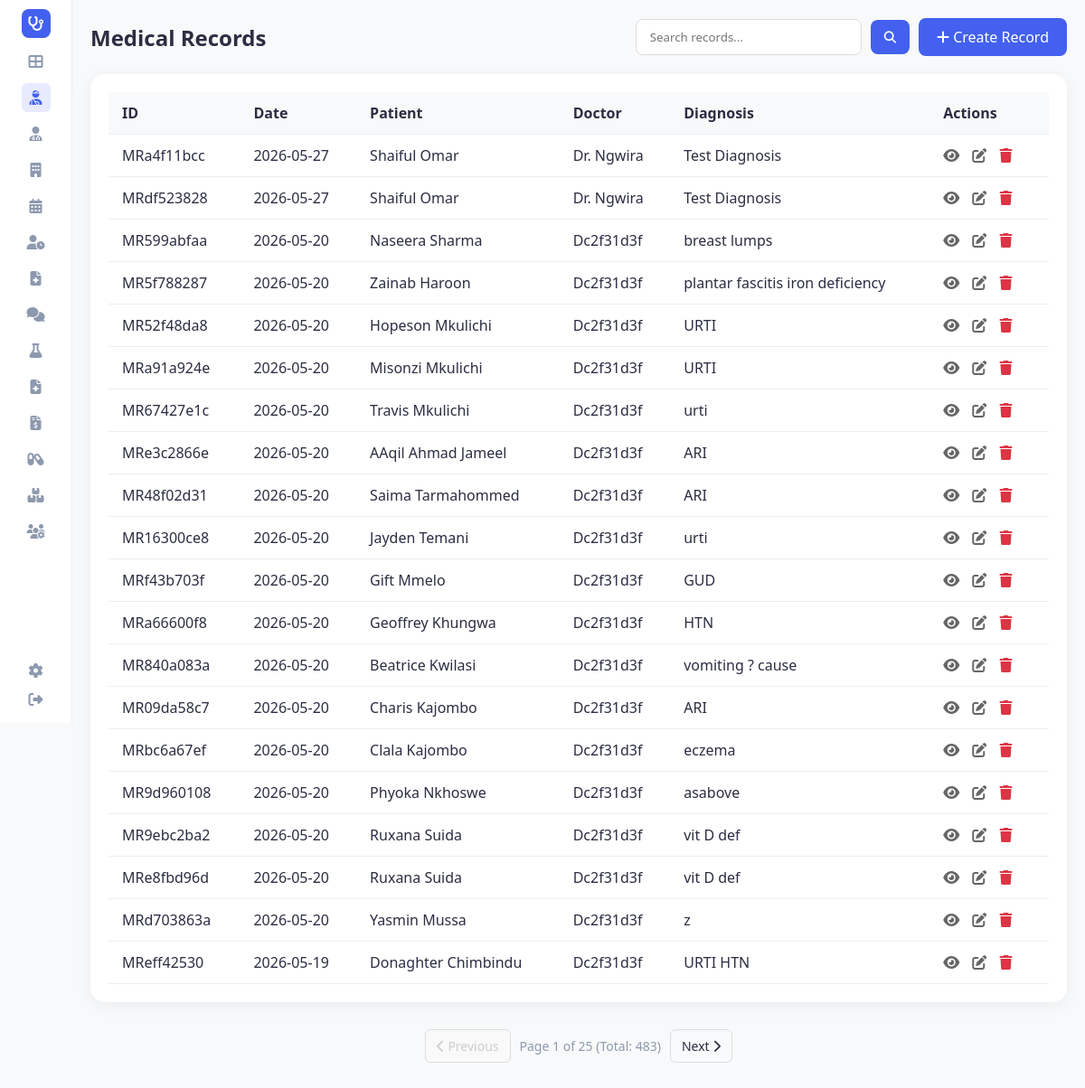
Page /medical_records (signed in) on the committed database.
### tables this page shows
CREATE TABLE medical_records (
                record_id TEXT PRIMARY KEY,
                patient_id TEXT,
                doctor_id TEXT,
                date TEXT,
                consult_reason TEXT,
                diagnosis TEXT,
                treatment TEXT,
                prescriptions TEXT,
                notes TEXT,
                details TEXT, is_deleted INTEGER DEFAULT 0, deleted_at TEXT,
                FOREIGN KEY (patient_id) REFERENCES patients(patient_id),
                FOREIGN KEY (doctor_id) REFERENCES doctors(doctor_id)
            );

### app.py (the view)
@app.route('/medical_records')
def medical_records():
    page = request.args.get('page', 1, type=int)
    search_term = request.args.get('search', '').strip()
    per_page = 20
    conn = hms.db.get_connection()
    cursor = conn.cursor()
    if search_term:
        search_value = f"%{search_term}%"
        cursor.execute("""
            SELECT * FROM medical_records
            WHERE record_id LIKE ? OR patient_id LIKE ? OR diagnosis LIKE ?
            ORDER BY date DESC LIMIT ? OFFSET ?
        """, (search_value, search_value, search_value, per_page, (page - 1) * per_page))
        rows = cursor.fetchall()
        cursor.execute("""
            SELECT COUNT(*) FROM medical_records
            WHERE record_id LIKE ? OR patient_id LIKE ? OR diagnosis LIKE ?
        """, (search_value, search_value, search_value))
        total_count = cursor.fetchone()[0]
    else:
        cursor.execute("SELECT * FROM medical_records ORDER BY date DESC LIMIT ? OFFSET ?",
                       (per_page, (page - 1) * per_page))
        rows = cursor.fetchall()
        cursor.execute("SELECT COUNT(*) FROM medical_records")
        total_count = cursor.fetchone()[0]
    conn.close()
    records_list = [hms.db._row_to_obj(MedicalRecord, row) for row in rows]
    for record in records_list:
        p = hms.get_patient(record.patient_id)
        d = hms.get_doctor(record.doctor_id)
        record.patient_name = f"{p.first_name} {p.last_name}" if p else record.patient_id
        record.doctor_name = f"Dr. {d.last_name}" if d else record.doctor_id
    total_pages = math.ceil(total_count / per_page) if total_count else 1
    return render_template('medical_records.html', records=records_list, page=page,
                           total_pages=total_pages, total_count=total_count,
                           search_term=search_term, active_page='patients')

### app.py (called while the page is built)
@app.before_request
def require_login():
    allowed_routes = ['login', 'register', 'static']
    if request.endpoint not in allowed_routes and 'user_id' not in session:
        return redirect(url_for('login'))

@app.context_processor
def inject_user():
    username = session.get('username')
    role = session.get('role')
    unread = 0
    if username:
        unread = hms.get_unread_count(username, role)
    return dict(current_user=username, current_role=role, unread_messages_count=unread, hms=hms)

### database/db_manager.py (called while the page is built)
    def get_connection(self):
        conn = sqlite3.connect(self.db_file)
        conn.row_factory = sqlite3.Row
        return conn

    def _row_to_obj(self, cls: Type[T], row: sqlite3.Row) -> T:
        d = dict(row)
        for field in fields(cls):
            if field.type in (dict, Dict[str, Any], list, List[Any]) and d.get(field.name):
                try:
                    d[field.name] = json.loads(d[field.name])
                except:
                    pass
            elif field.type == bool and field.name in d:
                d[field.name] = bool(d[field.name])
        allowed = {f.name for f in fields(cls)}
        filtered = {k: v for k, v in d.items() if k in allowed}
        return cls(**filtered)

    def get_by_id(self, cls: Type[T], table: str, id_value: str, id_field: str) -> Optional[T]:
        try:
            conn = self.get_connection()
            cursor = conn.cursor()
            cursor.execute(f"SELECT * FROM {table} WHERE {id_field} = ?", (id_value,))
            row = cursor.fetchone()
            conn.close()
            return self._row_to_obj(cls, row) if row else None
        except Exception as e:
            print(f"Error getting from {table}: {e}")
            return None

### main.py (called while the page is built)
    def get_patient(self, patient_id: str) -> Optional[Patient]:
        return self.db.get_by_id(Patient, 'patients', patient_id, 'patient_id')

    def get_doctor(self, doctor_id: str) -> Optional[Doctor]:
        return self.db.get_by_id(Doctor, 'doctors', doctor_id, 'doctor_id')

    def get_unread_count(self, user_id: str, role: str) -> int:
        conn = self.db.get_connection()
        cursor = conn.cursor()
        cursor.execute("""
            SELECT COUNT(*) FROM messages
            WHERE is_read = 0 AND (recipient_id = ? OR recipient_id = ? OR recipient_id = 'all')
        """, (user_id, role))
        count = cursor.fetchone()[0]
        conn.close()
        return count

### templates/medical_records.html (shortened to what this page needs)
<!DOCTYPE html>
<html lang="en">
<head>
    <link rel="stylesheet" href="{{ url_for('static', filename='style.css') }}">
    <link rel="stylesheet" href="https://cdnjs.cloudflare.com/ajax/libs/font-awesome/6.4.0/css/all.min.css">
</head>
<body>
    <div class="container">
        {% include 'sidebar.html' %}
        <main class="main-content">
            <div class="header-actions">
                <h2>Medical Records</h2>
                <div style="display: flex; gap: 10px;">
                    <form action="{{ url_for('medical_records') }}" method="get" class="search-form" style="display: flex; align-items: center; gap: 10px;">
                        <input type="text" name="search" placeholder="Search records..." value="{{ search_term if search_term else '' }}" style="padding: 10px 15px; border: 1px solid #ddd; border-radius: 8px; outline: none; width: 250px;">
                        <button type="submit" style="background-color: #4361ee; color: white; border: none; padding: 10px 15px; border-radius: 8px; cursor: pointer;"><i class="fas fa-search"></i></button>
                    </form>
                    <a href="{{ url_for('add_medical_record') }}" class="btn-add"><i class="fas fa-plus"></i> Create Record</a>
                </div>
            </div>
            <div class="table-container">
                <table>
                    <thead>
                        <tr>
                            <th>ID</th>
                            <th>Date</th>
                            <th>Patient</th>
                            <th>Doctor</th>
                            <th>Diagnosis</th>
                            <th>Actions</th>
                        </tr>
                    </thead>
                    <tbody>
                        {% for record in records %}
                        <tr>
                            <td>{{ record.record_id }}</td>
                            <td>{{ record.date }}</td>
                            <td>{{ record.patient_name }}</td>
                            <td>{{ record.doctor_name }}</td>
                            <td>{{ record.diagnosis }}</td>
                            <td class="actions">
                                <a href="{{ url_for('view_medical_record', record_id=record.record_id) }}" title="View"><i class="fas fa-eye"></i></a>
                                <a href="{{ url_for('edit_medical_record', record_id=record.record_id) }}" title="Edit"><i class="fas fa-edit"></i></a>
                                <a href="{{ url_for('delete_medical_record', record_id=record.record_id) }}" class="delete" title="Delete" onclick="return confirm('Are you sure you want to delete this record?')"><i class="fas fa-trash"></i></a>
                            </td>
                        </tr>
                        {% else %}
                        <tr>
                            <td colspan="6" style="text-align: center; padding: 20px; color: #666;">No medical records found.</td>
                        </tr>
                        {% endfor %}
                    </tbody>
                </table>
            </div>
            {% if total_pages > 1 %}
            <div class="pagination">
                <a href="{{ url_for('medical_records', page=page-1, search=search_term) }}" class="pagination-btn {{ 'disabled' if page == 1 else '' }}">
                    <i class="fas fa-chevron-left"></i> Previous
                </a>
                <div class="pagination-info">
                    Page {{ page }} of {{ total_pages }} (Total: {{ total_count }})
                </div>
                <a href="{{ url_for('medical_records', page=page+1, search=search_term) }}" class="pagination-btn {{ 'disabled' if page == total_pages else '' }}">
                    Next <i class="fas fa-chevron-right"></i>
                </a>
            </div>
            {% endif %}
        </main>
    </div>
</body>
</html>

### static/style.css (style rules this page uses)
:root { --primary-color: #4361ee; --secondary-color: #3f37c9; --success-color: #4cc9f0; --warning-color: #f72585; --text-dark: #2b2d42; --text-light: #8d99ae; --bg-light: #f8f9fa; --white: #ffffff; --sidebar-width: 80px; --border-radius: 16px; --shadow: 0 4px 20px rgba(0, 0, 0, 0.05); }
* { margin: 0; padding: 0; box-sizing: border-box; font-family: 'Segoe UI', Tahoma, Geneva, Verdana, sans-serif; }
body { background-color: var(--bg-light); color: var(--text-dark); min-height: 100vh; margin: 0; }
.container { display: flex !important; min-height: 100vh !important; height: auto !important; overflow: visible !important; }
.main-content { flex: 1 !important; padding: 20px !important; display: flex; flex-direction: column; min-width: 0; }
.pagination { display: flex; justify-content: center; align-items: center; gap: 10px; margin-top: 20px; padding: 10px; }
.pagination-btn { padding: 8px 12px; border: 1px solid #ddd; border-radius: 6px; text-decoration: none; color: var(--text-dark); transition: all 0.2s; font-size: 14px; }
.pagination-btn.disabled { color: #ccc; pointer-events: none; background-color: #f9f9f9; }
.pagination-info { font-size: 14px; color: var(--text-light); }

### templates/medical_records.html (style rules this page uses)
.table-container { background-color: white; padding: 20px; border-radius: 16px; box-shadow: 0 4px 20px rgba(0, 0, 0, 0.05); }
.header-actions { display: flex; justify-content: space-between; align-items: center; margin-bottom: 20px; }
.btn-add { background-color: #4361ee; color: white; padding: 10px 20px; text-decoration: none; border-radius: 8px; font-weight: 500; }
table { width: 100%; border-collapse: collapse; }
th, td { padding: 12px 15px; text-align: left; border-bottom: 1px solid #eee; }
th { background-color: #f8f9fa; font-weight: 600; }
.actions a { margin-right: 10px; color: #666; text-decoration: none; }
.actions a.delete { color: #dc3545; }

### rows in the picture
medical_records: record_id "MRa4f11bcc", date "2026-05-27", patient_name "Shaiful Omar", doctor_name "Dr. Ngwira", diagnosis "Test Diagnosis"
medical_records: record_id "MRdf523828", date "2026-05-27", patient_name "Shaiful Omar", doctor_name "Dr. Ngwira", diagnosis "Test Diagnosis"
medical_records: record_id "MR599abfaa", date "2026-05-20", patient_name "Naseera Sharma", doctor_name "Dc2f31d3f", diagnosis "breast lumps"
medical_records: record_id "MR5f788287", date "2026-05-20", patient_name "Zainab Haroon", doctor_name "Dc2f31d3f", diagnosis "plantar fascitis iron deficiency"
medical_records: record_id "MR52f48da8", date "2026-05-20", patient_name "Hopeson Mkulichi", doctor_name "Dc2f31d3f", diagnosis "URTI"
medical_records: record_id "MRa91a924e", date "2026-05-20", patient_name "Misonzi Mkulichi", doctor_name "Dc2f31d3f", diagnosis "URTI"
medical_records: record_id "MR67427e1c", date "2026-05-20", patient_name "Travis Mkulichi", doctor_name "Dc2f31d3f", diagnosis "urti"
medical_records: record_id "MRe3c2866e", date "2026-05-20", patient_name "AAqil Ahmad Jameel", doctor_name "Dc2f31d3f", diagnosis "ARI"
medical_records: record_id "MR48f02d31", date "2026-05-20", patient_name "Saima Tarmahommed", doctor_name "Dc2f31d3f", diagnosis "ARI"
medical_records: record_id "MR16300ce8", date "2026-05-20", patient_name "Jayden Temani", doctor_name "Dc2f31d3f", diagnosis "urti"
medical_records: record_id "MRf43b703f", date "2026-05-20", patient_name "Gift Mmelo", doctor_name "Dc2f31d3f", diagnosis "GUD"
medical_records: record_id "MRa66600f8", date "2026-05-20", patient_name "Geoffrey Khungwa", doctor_name "Dc2f31d3f", diagnosis "HTN"
medical_records: record_id "MR840a083a", date "2026-05-20", patient_name "Beatrice Kwilasi", doctor_name "Dc2f31d3f", diagnosis "vomiting ? cause"
medical_records: record_id "MR09da58c7", date "2026-05-20", patient_name "Charis Kajombo", doctor_name "Dc2f31d3f", diagnosis "ARI"
medical_records: record_id "MRbc6a67ef", date "2026-05-20", patient_name "Clala Kajombo", doctor_name "Dc2f31d3f", diagnosis "eczema"
medical_records: record_id "MR9d960108", date "2026-05-20", patient_name "Phyoka Nkhoswe", doctor_name "Dc2f31d3f", diagnosis "asabove"
medical_records: record_id "MR9ebc2ba2", date "2026-05-20", patient_name "Ruxana Suida", doctor_name "Dc2f31d3f", diagnosis "vit D def"
medical_records: record_id "MRe8fbd96d", date "2026-05-20", patient_name "Ruxana Suida", doctor_name "Dc2f31d3f", diagnosis "vit D def"
medical_records: record_id "MRd703863a", date "2026-05-20", patient_name "Yasmin Mussa", doctor_name "Dc2f31d3f", diagnosis "z"
medical_records: record_id "MReff42530", date "2026-05-19", patient_name "Donaghter Chimbindu", doctor_name "Dc2f31d3f", diagnosis "URTI HTN"

### other values in the picture
{{ page }} "1"
{{ total_pages }} "25"
{{ total_count }} "483"
